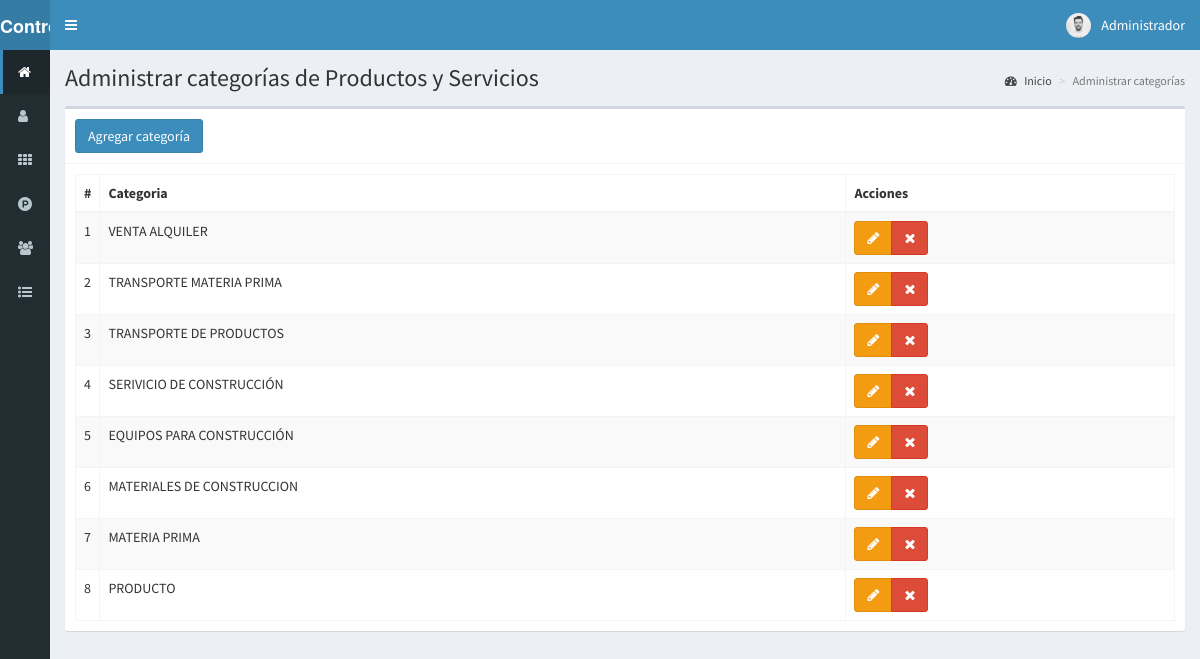
Screenshot of /categorias (signed in) with the database file from the repository.
### tables this page shows
CREATE TABLE `categorias` (
  `id` int(11) NOT NULL,
  `categoria` text NOT NULL,
  `fecha` timestamp NOT NULL DEFAULT current_timestamp() ON UPDATE current_timestamp()
);

### controladores/plantilla.controlador.php (called while the page is built)
<?php
class ControladorPlantilla{
	static public function ctrPlantilla(){
		include "vistas/plantilla.php";
	}
}

### index.php (called while the page is built, shortened)
<?php
require_once "controladores/plantilla.controlador.php";
require_once "controladores/usuarios.controlador.php";
require_once "controladores/categorias.controlador.php";
require_once "controladores/ventas.controlador.php";
require_once "modelos/categorias.modelo.php";
$plantilla = new ControladorPlantilla();
$plantilla -> ctrPlantilla();

### controladores/categorias.controlador.php (called while the page is built, shortened)
<?php
class ControladorCategorias{
	static public function ctrMostrarCategorias($item, $valor){
		$tabla = "categorias";
		$respuesta = ModeloCategorias::mdlMostrarCategorias($tabla, $item, $valor);
		return $respuesta;
	}
}

### modelos/conexion.php (called while the page is built)
<?php
class Conexion{
	static public function conectar(){
		$link = new PDO("mysql:host=localhost;dbname=sis_inventario",
			            "root", "");
		$link->exec("set names utf8");
		return $link;
	}
}

### modelos/categorias.modelo.php (called while the page is built, shortened)
<?php
require_once "conexion.php";
class ModeloCategorias{
	static public function mdlMostrarCategorias($tabla, $item, $valor){
		if($item != null){
			$stmt = Conexion::conectar()->prepare("SELECT * FROM $tabla WHERE $item = :$item");
			$stmt -> bindParam(":".$item, $valor, PDO::PARAM_STR);
			$stmt -> execute();
			return $stmt -> fetch();
		}else{
			$stmt = Conexion::conectar()->prepare("SELECT * FROM $tabla");
			$stmt -> execute();
			return $stmt -> fetchAll();
		}
	}
}

### vistas/modulos/categorias.php (the view, shortened to what this page needs)
<div class="content-wrapper">
  <section class="content-header">
    <h1>
      Administrar categorías de Productos y Servicios
    </h1>
    <ol class="breadcrumb">
      <li><a href="inicio"><i class="fa fa-dashboard"></i> Inicio</a></li>
      <li class="active">Administrar categorías</li>
    </ol>
  </section>
  <section class="content">
    <div class="box">
      <div class="box-header with-border">
        <button class="btn btn-primary" data-toggle="modal" data-target="#modalAgregarCategoria">
          Agregar categoría
        </button>
      </div>
      <div class="box-body">
       <table class="table table-bordered table-striped dt-responsive tablas" width="100%">
        <thead>
         <tr>
           <th style="width:10px">#</th>
           <th>Categoria</th>
           <th>Acciones</th>
         </tr>
        </thead>
        <tbody>
        <?php
          $item = null;
          $valor = null;
          $categorias = ControladorCategorias::ctrMostrarCategorias($item, $valor);
          foreach ($categorias as $key => $value) {
            echo ' <tr>
                    <td>'.($key+1).'</td>
                    <td class="text-uppercase">'.$value["categoria"].'</td>
                    <td>
                      <div class="btn-group">
                        <button class="btn btn-warning btnEditarCategoria" idCategoria="'.$value["id"].'" data-toggle="modal" data-target="#modalEditarCategoria"><i class="fa fa-pencil"></i></button>';
                        if($_SESSION["perfil"] == "Administrador"){
                          echo '<button class="btn btn-danger btnEliminarCategoria" idCategoria="'.$value["id"].'"><i class="fa fa-times"></i></button>';
                        }
                      echo '</div>
                    </td>
                  </tr>';
          }
        ?>
        </tbody>
       </table>
      </div>
    </div>
  </section>
</div>

### rows the page displays
categorias: categoria "VENTA ALQUILER"
categorias: categoria "TRANSPORTE MATERIA PRIMA"
categorias: categoria "TRANSPORTE DE PRODUCTOS"
categorias: categoria "SERIVICIO DE CONSTRUCCIÓN"
categorias: categoria "EQUIPOS PARA CONSTRUCCIÓN"
categorias: categoria "MATERIALES DE CONSTRUCCION"
categorias: categoria "MATERIA PRIMA"
categorias: categoria "PRODUCTO"

### other values shown
$_SESSION["nombre"] "Administrador"
